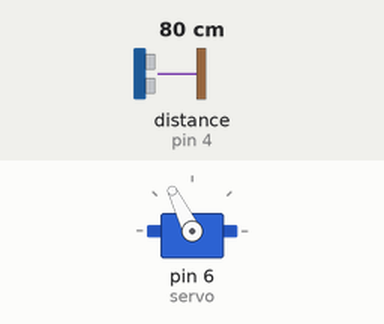
This sketch was run on a simulated Arduino Uno, built with avr-gcc and run on an emulated ATmega328P. Parts: servo. Wiring (inferred from the names in the program): ultrasonic range finder: trigger pin 5; echo pin 4. Inputs (shaded band) come from the test bench; at power-on: distance to the obstacle (sensor on pin 4) 80 cm. The echo pulse lasts 58.3 µs per cm; what the sketch prints to the serial monitor is not drawn.

Above: at 1.2 s.
1.3 s: distance to the obstacle (sensor on pin 4) set to 2 cm
At 2.5 s:
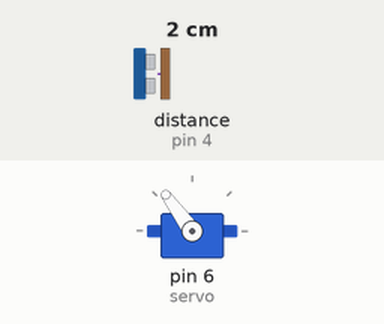
2.8 s: distance to the obstacle (sensor on pin 4) set to 9 cm
5.8 s: distance to the obstacle (sensor on pin 4) set to 12 cm
8.8 s: distance to the obstacle (sensor on pin 4) set to 4 cm
At 9.6 s:
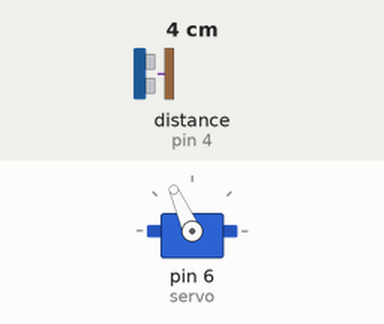
10.3 s: distance to the obstacle (sensor on pin 4) set to 18 cm
At 13.3 s:
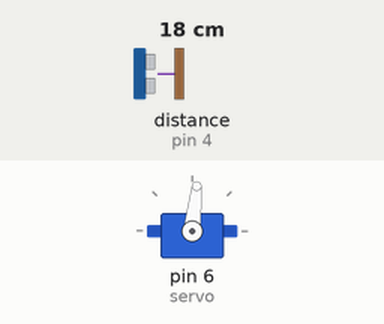
Timing chart, 0 to 14.3 s (numbered marks = the images above; inputs shaded):
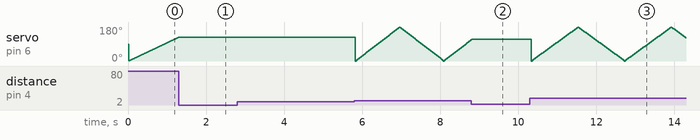

Measured:
- after the input at 1.3 s, servo on pin 6 (servo): goes on until 1.3 s, then stays 126°
- after the input at 8.8 s, servo on pin 6 (servo): goes on until 8.8 s, then stays 114°

The sketch:

lab_10_July.ino
```cpp
#include <Servo.h>

#define TRIG_PIN 5
#define ECHO_PIN 4

Servo servo;

double distance() {
  digitalWrite(TRIG_PIN, LOW);
  delayMicroseconds(2);
  digitalWrite(TRIG_PIN, HIGH);
  delayMicroseconds(10);
  digitalWrite(TRIG_PIN, LOW);

  long duration = pulseIn(ECHO_PIN, HIGH);

  return duration * 0.034 / 2;
}

void setup() {
  Serial.begin(9600);
  servo.attach(6);
  pinMode(TRIG_PIN, OUTPUT);
  pinMode(ECHO_PIN, INPUT);
}

void loop() {
  bool rotateDirection = false;
  int pos = 0;
  while (distance() > 10) {
    if (pos == 180) rotateDirection = false;
    if (pos == 0) rotateDirection = true;

    if (rotateDirection) {
      servo.write(pos++);
    }
    else {
      servo.write(pos--);
    }
    delay(5);
  }
  int angle = servo.read();

  Serial.print("Enemy detected, 🙉 Danger !!! Angle : ");
  Serial.println(angle);
}
```
